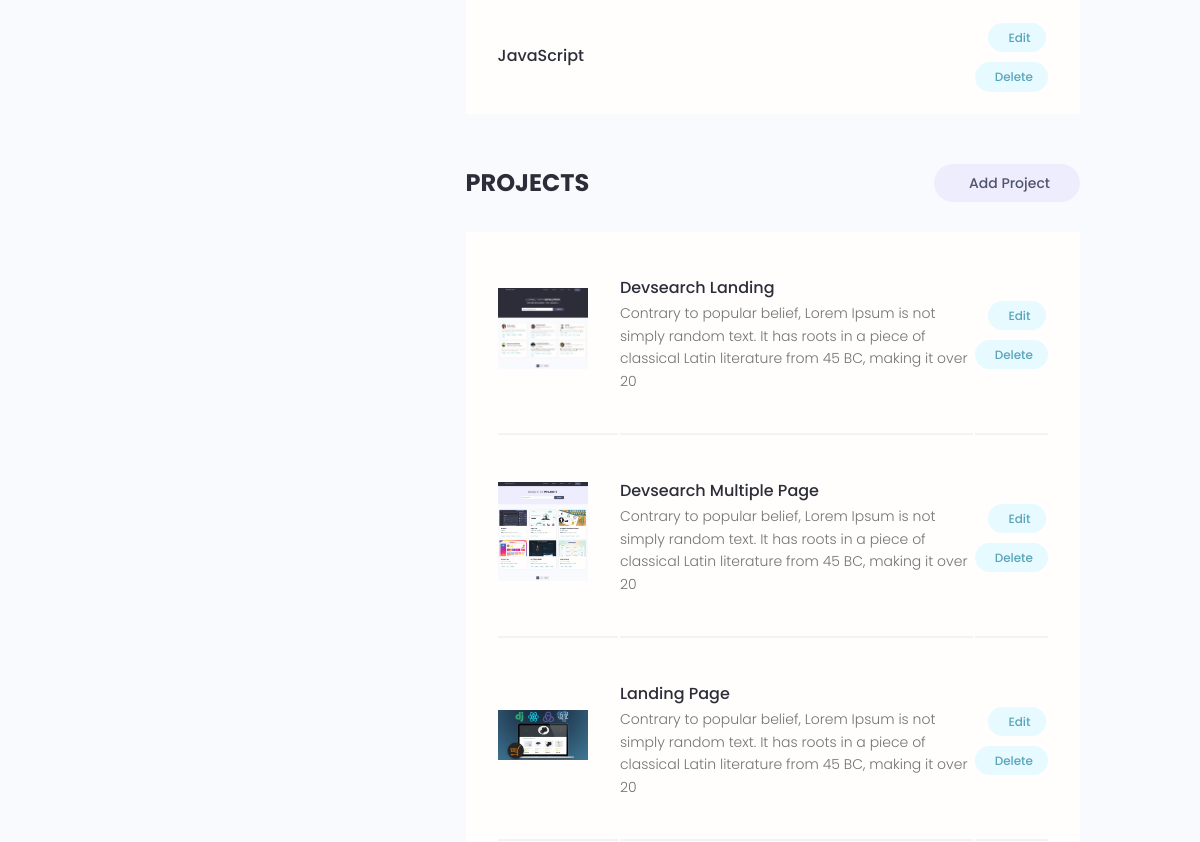
Before: /account/ (signed in, middle part) with the older database file.
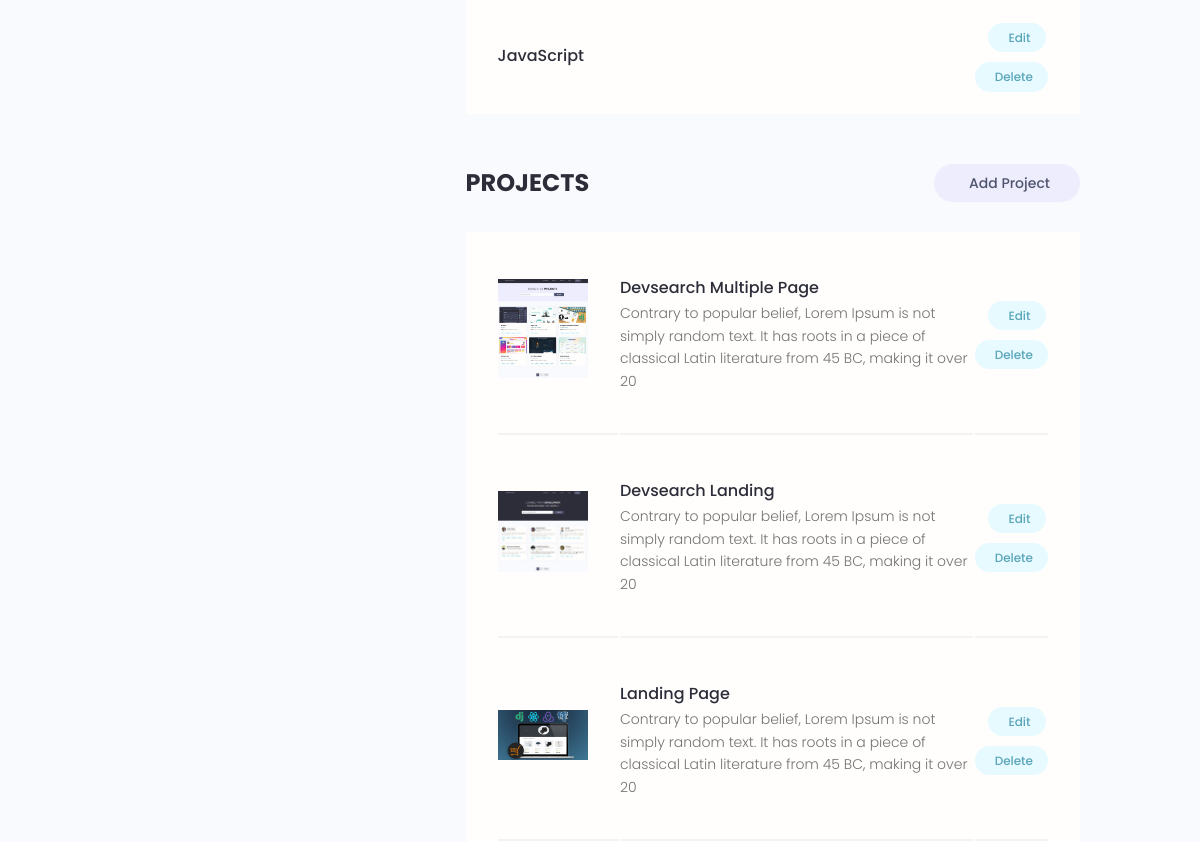
After: the same page with the newer database file.
### users/models.py (models this page shows, shortened)
class Skill(models.Model):
   owner = models.ForeignKey(Profile, on_delete=models.CASCADE, null=True, blank=True)
   name = models.CharField(max_length=200, null=True, blank=True)
   description = models.TextField(null=True, blank=True)
   created_at = models.DateTimeField(auto_now_add=True)
   id = models.UUIDField(default = uuid.uuid4, unique=True, primary_key=True, editable=False)

### projects/models.py (models this page shows, shortened)
class Projects(models.Model):
  owner          = models.ForeignKey(Profile, null=True, blank=True, on_delete=models.SET_NULL)
  title          = models.CharField(max_length=200)
  description    = models.TextField(null=True, blank=True)
  featured_image = models.ImageField(null=True, blank=True, default="default.jpg")
  demo_link      = models.CharField(max_length=2000,null=True, blank=True)
  source_link    = models.CharField(max_length=2000,null=True, blank=True)
  tags           = models.ManyToManyField(Tag, blank=True)
  vote_total     = models.IntegerField(default=0,null=True, blank=True)
  vote_ratio     = models.IntegerField(default=0,null=True, blank=True)
  created_at     = models.DateTimeField(auto_now_add=True)
  id             = models.UUIDField(default = uuid.uuid4, unique=True, primary_key=True, editable=False)
  class Meta:
   ordering = ['-vote_ratio','-vote_total', 'title']

### users/views.py (the view)
# urls.py: path('account/', views.userAccount, name="account"),
@login_required(login_url="login")
def userAccount(request):
   profile = request.user.profile
   skills = profile.skill_set.all()
   projects = profile.projects_set.all()
   context = {'profile': profile, 'skills': skills, 'projects': projects}
   return render(request, 'users/account.html', context)

### users/templates/users/account.html (shortened to what this page needs)
{% extends 'main.html'%}
{% block content %}
<main class="settingsPage profile my-md">
  <div class="container">
    <div class="layout">
      <div class="column column--1of3">
      </div>
      <div class="column column--2of3">
        <table class="settings__table">
          {% for skill in skills%}
          <tr>
            <td class="settings__tableInfo">
              <h4>{{skill.name}}</h4>
            </td>
            <td class="settings__tableActions">
              <a class="tag tag--pill tag--main settings__btn" href="{% url 'update-skill' skill.id %}"
                target="_blank"> Edit</a>
              <a class="tag tag--pill tag--main settings__btn" href="{% url 'delete-skill' skill.id %}?next=/account">
                Delete</a>
            </td>
          </tr>
          {% endfor %}
        </table>
        <div class="settings">
          <h3 class="settings__title">Projects</h3>
          <a class="tag tag--pill tag--sub settings__btn tag--lg" href="{% url 'create-project'%}"> Add Project</a>
        </div>
        <table class="settings__table">
          {% for project in projects %}
          <tr>
            <td class="settings__thumbnail">
              <a href="{% url 'project' project.id %}">
                <img src="{{project.featured_image.url}}" alt="Project Thumbnail" />
              </a>
            </td>
            <td class="settings__tableInfo">
              <a href="{% url 'project' project.id %}">{{project.title}}</a>
              <p>
                {{project.description|slice:"150"}}
              </p>
            </td>
            <td class="settings__tableActions">
              <a class="tag tag--pill tag--main settings__btn" href="{% url 'update-project' project.id %}"
                target="_blank"> Edit</a>
              <a class="tag tag--pill tag--main settings__btn"
                href="{% url 'delete-project' project.id %}?next=/account">
                Delete</a>
            </td>
          </tr>
          {% endfor %}
        </table>
      </div>
    </div>
  </div>
</main>
{% endblock content %}

Changed rows visible on the page:
changed Projects "Devsearch Multiple Page": moves up the list
